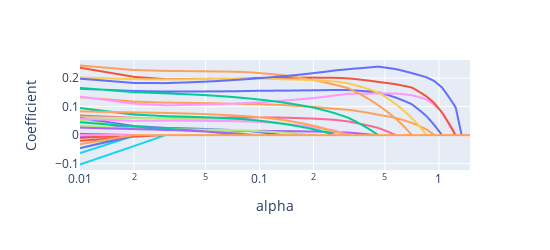

Notebook code for this chart:
### Markdown cell above
For each feature, we can overlay a line plot of the coefficient against $ \alpha $:

### Code cell
col_names = ["x" + str(v) for v in np.arange(1, 36, 1)]

coefs_df = pd.DataFrame(coefs, columns=col_names)

coefs_df["alpha"] = alphas
coefs_long = pd.melt(coefs_df, id_vars=["alpha"], value_vars=col_names)


fig = px.line(coefs_long, x="alpha", y="value", color="variable", log_x=True)
fig.update_layout(
    showlegend=False, width=550, height=250, yaxis_title="Coefficient",
    xaxis_title="alpha"
)

### Figure 1 — Plotly figure (JSON) as saved in the notebook; plotly's stock layout.template omitted (floating-point values rounded to 4 significant figures; data arrays with more than 128 entries replaced by an {"elided": "..."} marker saying what was removed)
{"data": [{"hovertemplate": "variable=x1<br>alpha=%{x}<br>value=%{y}<extra></extra>", "legendgroup": "x1", "line": {"color": "#636efa", "dash": "solid"}, "marker": {"symbol": "circle"}, "mode": "lines", "name": "x1", "showlegend": true, "type": "scattergl", "x": {"elided": "149 float values"}, "xaxis": "x", "y": {"elided": "149 float values"}, "yaxis": "y"}, {"hovertemplate": "variable=x2<br>alpha=%{x}<br>value=%{y}<extra></extra>", "legendgroup": "x2", "line": {"color": "#EF553B", "dash": "solid"}, "marker": {"symbol": "circle"}, "mode": "lines", "name": "x2", "showlegend": true, "type": "scattergl", "x": {"elided": "149 float values"}, "xaxis": "x", "y": {"elided": "149 float values"}, "yaxis": "y"}, {"hovertemplate": "variable=x3<br>alpha=%{x}<br>value=%{y}<extra></extra>", "legendgroup": "x3", "line": {"color": "#00cc96", "dash": "solid"}, "marker": {"symbol": "circle"}, "mode": "lines", "name": "x3", "showlegend": true, "type": "scattergl", "x": {"elided": "149 float values"}, "xaxis": "x", "y": {"elided": "149 float values"}, "yaxis": "y"}, {"hovertemplate": "variable=x4<br>alpha=%{x}<br>value=%{y}<extra></extra>", "legendgroup": "x4", "line": {"color": "#ab63fa", "dash": "solid"}, "marker": {"symbol": "circle"}, "mode": "lines", "name": "x4", "showlegend": true, "type": "scattergl", "x": {"elided": "149 float values"}, "xaxis": "x", "y": {"elided": "149 float values"}, "yaxis": "y"}, {"hovertemplate": "variable=x5<br>alpha=%{x}<br>value=%{y}<extra></extra>", "legendgroup": "x5", "line": {"color": "#FFA15A", "dash": "solid"}, "marker": {"symbol": "circle"}, "mode": "lines", "name": "x5", "showlegend": true, "type": "scattergl", "x": {"elided": "149 float values"}, "xaxis": "x", "y": {"elided": "149 float values"}, "yaxis": "y"}, {"hovertemplate": "variable=x6<br>alpha=%{x}<br>value=%{y}<extra></extra>", "legendgroup": "x6", "line": {"color": "#19d3f3", "dash": "solid"}, "marker": {"symbol": "circle"}, "mode": "lines", "name": "x6", "showlegend": true, "type": "scattergl", "x": {"elided": "149 float values"}, "xaxis": "x", "y": {"elided": "149 float values"}, "yaxis": "y"}, {"hovertemplate": "variable=x7<br>alpha=%{x}<br>value=%{y}<extra></extra>", "legendgroup": "x7", "line": {"color": "#FF6692", "dash": "solid"}, "marker": {"symbol": "circle"}, "mode": "lines", "name": "x7", "showlegend": true, "type": "scattergl", "x": {"elided": "149 float values"}, "xaxis": "x", "y": {"elided": "149 float values"}, "yaxis": "y"}, {"hovertemplate": "variable=x8<br>alpha=%{x}<br>value=%{y}<extra></extra>", "legendgroup": "x8", "line": {"color": "#B6E880", "dash": "solid"}, "marker": {"symbol": "circle"}, "mode": "lines", "name": "x8", "showlegend": true, "type": "scattergl", "x": {"elided": "149 float values"}, "xaxis": "x", "y": {"elided": "149 float values"}, "yaxis": "y"}, {"hovertemplate": "variable=x9<br>alpha=%{x}<br>value=%{y}<extra></extra>", "legendgroup": "x9", "line": {"color": "#FF97FF", "dash": "solid"}, "marker": {"symbol": "circle"}, "mode": "lines", "name": "x9", "showlegend": true, "type": "scattergl", "x": {"elided": "149 float values"}, "xaxis": "x", "y": {"elided": "149 float values"}, "yaxis": "y"}, {"hovertemplate": "variable=x10<br>alpha=%{x}<br>value=%{y}<extra></extra>", "legendgroup": "x10", "line": {"color": "#FECB52", "dash": "solid"}, "marker": {"symbol": "circle"}, "mode": "lines", "name": "x10", "showlegend": true, "type": "scattergl", "x": {"elided": "149 float values"}, "xaxis": "x", "y": {"elided": "149 int values"}, "yaxis": "y"}, {"hovertemplate": "variable=x11<br>alpha=%{x}<br>value=%{y}<extra></extra>", "legendgroup": "x11", "line": {"color": "#636efa", "dash": "solid"}, "marker": {"symbol": "circle"}, "mode": "lines", "name": "x11", "showlegend": true, "type": "scattergl", "x": {"elided": "149 float values"}, "xaxis": "x", "y": {"elided": "149 float values"}, "yaxis": "y"}, {"hovertemplate": "variable=x12<br>alpha=%{x}<br>value=%{y}<extra></extra>", "legendgroup": "x12", "line": {"color": "#EF553B", "dash": "solid"}, "marker": {"symbol": "circle"}, "mode": "lines", "name": "x12", "showlegend": true, "type": "scattergl", "x": {"elided": "149 float values"}, "xaxis": "x", "y": {"elided": "149 float values"}, "yaxis": "y"}, {"hovertemplate": "variable=x13<br>alpha=%{x}<br>value=%{y}<extra></extra>", "legendgroup": "x13", "line": {"color": "#00cc96", "dash": "solid"}, "marker": {"symbol": "circle"}, "mode": "lines", "name": "x13", "showlegend": true, "type": "scattergl", "x": {"elided": "149 float values"}, "xaxis": "x", "y": {"elided": "149 float values"}, "yaxis": "y"}, {"hovertemplate": "variable=x14<br>alpha=%{x}<br>value=%{y}<extra></extra>", "legendgroup": "x14", "line": {"color": "#ab63fa", "dash": "solid"}, "marker": {"symbol": "circle"}, "mode": "lines", "name": "x14", "showlegend": true, "type": "scattergl", "x": {"elided": "149 float values"}, "xaxis": "x", "y": {"elided": "149 float values"}, "yaxis": "y"}, {"hovertemplate": "variable=x15<br>alpha=%{x}<br>value=%{y}<extra></extra>", "legendgroup": "x15", "line": {"color": "#FFA15A", "dash": "solid"}, "marker": {"symbol": "circle"}, "mode": "lines", "name": "x15", "showlegend": true, "type": "scattergl", "x": {"elided": "149 float values"}, "xaxis": "x", "y": {"elided": "149 float values"}, "yaxis": "y"}, {"hovertemplate": "variable=x16<br>alpha=%{x}<br>value=%{y}<extra></extra>", "legendgroup": "x16", "line": {"color": "#19d3f3", "dash": "solid"}, "marker": {"symbol": "circle"}, "mode": "lines", "name": "x16", "showlegend": true, "type": "scattergl", "x": {"elided": "149 float values"}, "xaxis": "x", "y": {"elided": "149 float values"}, "yaxis": "y"}, {"hovertemplate": "variable=x17<br>alpha=%{x}<br>value=%{y}<extra></extra>", "legendgroup": "x17", "line": {"color": "#FF6692", "dash": "solid"}, "marker": {"symbol": "circle"}, "mode": "lines", "name": "x17", "showlegend": true, "type": "scattergl", "x": {"elided": "149 float values"}, "xaxis": "x", "y": {"elided": "149 int values"}, "yaxis": "y"}, {"hovertemplate": "variable=x18<br>alpha=%{x}<br>value=%{y}<extra></extra>", "legendgroup": "x18", "line": {"color": "#B6E880", "dash": "solid"}, "marker": {"symbol": "circle"}, "mode": "lines", "name": "x18", "showlegend": true, "type": "scattergl", "x": {"elided": "149 float values"}, "xaxis": "x", "y": {"elided": "149 float values"}, "yaxis": "y"}, {"hovertemplate": "variable=x19<br>alpha=%{x}<br>value=%{y}<extra></extra>", "legendgroup": "x19", "line": {"color": "#FF97FF", "dash": "solid"}, "marker": {"symbol": "circle"}, "mode": "lines", "name": "x19", "showlegend": true, "type": "scattergl", "x": {"elided": "149 float values"}, "xaxis": "x", "y": {"elided": "149 float values"}, "yaxis": "y"}, {"hovertemplate": "variable=x20<br>alpha=%{x}<br>value=%{y}<extra></extra>", "legendgroup": "x20", "line": {"color": "#FECB52", "dash": "solid"}, "marker": {"symbol": "circle"}, "mode": "lines", "name": "x20", "showlegend": true, "type": "scattergl", "x": {"elided": "149 float values"}, "xaxis": "x", "y": {"elided": "149 int values"}, "yaxis": "y"}, {"hovertemplate": "variable=x21<br>alpha=%{x}<br>value=%{y}<extra></extra>", "legendgroup": "x21", "line": {"color": "#636efa", "dash": "solid"}, "marker": {"symbol": "circle"}, "mode": "lines", "name": "x21", "showlegend": true, "type": "scattergl", "x": {"elided": "149 float values"}, "xaxis": "x", "y": {"elided": "149 float values"}, "yaxis": "y"}, {"hovertemplate": "variable=x22<br>alpha=%{x}<br>value=%{y}<extra></extra>", "legendgroup": "x22", "line": {"color": "#EF553B", "dash": "solid"}, "marker": {"symbol": "circle"}, "mode": "lines", "name": "x22", "showlegend": true, "type": "scattergl", "x": {"elided": "149 float values"}, "xaxis": "x", "y": {"elided": "149 float values"}, "yaxis": "y"}, {"hovertemplate": "variable=x23<br>alpha=%{x}<br>value=%{y}<extra></extra>", "legendgroup": "x23", "line": {"color": "#00cc96", "dash": "solid"}, "marker": {"symbol": "circle"}, "mode": "lines", "name": "x23", "showlegend": true, "type": "scattergl", "x": {"elided": "149 float values"}, "xaxis": "x", "y": {"elided": "149 float values"}, "yaxis": "y"}, {"hovertemplate": "variable=x24<br>alpha=%{x}<br>value=%{y}<extra></extra>", "legendgroup": "x24", "line": {"color": "#ab63fa", "dash": "solid"}, "marker": {"symbol": "circle"}, "mode": "lines", "name": "x24", "showlegend": true, "type": "scattergl", "x": {"elided": "149 float values"}, "xaxis": "x", "y": {"elided": "149 int values"}, "yaxis": "y"}, {"hovertemplate": "variable=x25<br>alpha=%{x}<br>value=%{y}<extra></extra>", "legendgroup": "x25", "line": {"color": "#FFA15A", "dash": "solid"}, "marker": {"symbol": "circle"}, "mode": "lines", "name": "x25", "showlegend": true, "type": "scattergl", "x": {"elided": "149 float values"}, "xaxis": "x", "y": {"elided": "149 float values"}, "yaxis": "y"}, {"hovertemplate": "variable=x26<br>alpha=%{x}<br>value=%{y}<extra></extra>", "legendgroup": "x26", "line": {"color": "#19d3f3", "dash": "solid"}, "marker": {"symbol": "circle"}, "mode": "lines", "name": "x26", "showlegend": true, "type": "scattergl", "x": {"elided": "149 float values"}, "xaxis": "x", "y": {"elided": "149 int values"}, "yaxis": "y"}, {"hovertemplate": "variable=x27<br>alpha=%{x}<br>value=%{y}<extra></extra>", "legendgroup": "x27", "line": {"color": "#FF6692", "dash": "solid"}, "marker": {"symbol": "circle"}, "mode": "lines", "name": "x27", "showlegend": true, "type": "scattergl", "x": {"elided": "149 float values"}, "xaxis": "x", "y": {"elided": "149 int values"}, "yaxis": "y"}, {"hovertemplate": "variable=x28<br>alpha=%{x}<br>value=%{y}<extra></extra>", "legendgroup": "x28", "line": {"color": "#B6E880", "dash": "solid"}, "marker": {"symbol": "circle"}, "mode": "lines", "name": "x28", "showlegend": true, "type": "scattergl", "x": {"elided": "149 float values"}, "xaxis": "x", "y": {"elided": "149 float values"}, "yaxis": "y"}, {"hovertemplate": "variable=x29<br>alpha=%{x}<br>value=%{y}<extra></extra>", "legendgroup": "x29", "line": {"color": "#FF97FF", "dash": "solid"}, "marker": {"symbol": "circle"}, "mode": "lines", "name": "x29", "showlegend": true, "type": "scattergl", "x": {"elided": "149 float values"}, "xaxis": "x", "y": {"elided": "149 int values"}, "yaxis": "y"}, {"hovertemplate": "variable=x30<br>alpha=%{x}<br>value=%{y}<extra></extra>", "legendgroup": "x30", "line": {"color": "#FECB52", "dash": "solid"}, "marker": {"symbol": "circle"}, "mode": "lines", "name": "x30", "showlegend": true, "type": "scattergl", "x": {"elided": "149 float values"}, "xaxis": "x", "y": {"elided": "149 float values"}, "yaxis": "y"}, {"hovertemplate": "variable=x31<br>alpha=%{x}<br>value=%{y}<extra></extra>", "legendgroup": "x31", "line": {"color": "#636efa", "dash": "solid"}, "marker": {"symbol": "circle"}, "mode": "lines", "name": "x31", "showlegend": true, "type": "scattergl", "x": {"elided": "149 float values"}, "xaxis": "x", "y": {"elided": "149 float values"}, "yaxis": "y"}, {"hovertemplate": "variable=x32<br>alpha=%{x}<br>value=%{y}<extra></extra>", "legendgroup": "x32", "line": {"color": "#EF553B", "dash": "solid"}, "marker": {"symbol": "circle"}, "mode": "lines", "name": "x32", "showlegend": true, "type": "scattergl", "x": {"elided": "149 float values"}, "xaxis": "x", "y": {"elided": "149 float values"}, "yaxis": "y"}, {"hovertemplate": "variable=x33<br>alpha=%{x}<br>value=%{y}<extra></extra>", "legendgroup": "x33", "line": {"color": "#00cc96", "dash": "solid"}, "marker": {"symbol": "circle"}, "mode": "lines", "name": "x33", "showlegend": true, "type": "scattergl", "x": {"elided": "149 float values"}, "xaxis": "x", "y": {"elided": "149 float values"}, "yaxis": "y"}, {"hovertemplate": "variable=x34<br>alpha=%{x}<br>value=%{y}<extra></extra>", "legendgroup": "x34", "line": {"color": "#ab63fa", "dash": "solid"}, "marker": {"symbol": "circle"}, "mode": "lines", "name": "x34", "showlegend": true, "type": "scattergl", "x": {"elided": "149 float values"}, "xaxis": "x", "y": {"elided": "149 float values"}, "yaxis": "y"}, {"hovertemplate": "variable=x35<br>alpha=%{x}<br>value=%{y}<extra></extra>", "legendgroup": "x35", "line": {"color": "#FFA15A", "dash": "solid"}, "marker": {"symbol": "circle"}, "mode": "lines", "name": "x35", "showlegend": true, "type": "scattergl", "x": {"elided": "149 float values"}, "xaxis": "x", "y": {"elided": "149 float values"}, "yaxis": "y"}], "layout": {"height": 250, "legend": {"title": {"text": "variable"}, "tracegroupgap": 0}, "margin": {"t": 60}, "showlegend": false, "width": 550, "xaxis": {"anchor": "y", "domain": [0, 1], "title": {"text": "alpha"}, "type": "log"}, "yaxis": {"anchor": "x", "domain": [0, 1], "title": {"text": "Coefficient"}}}}
